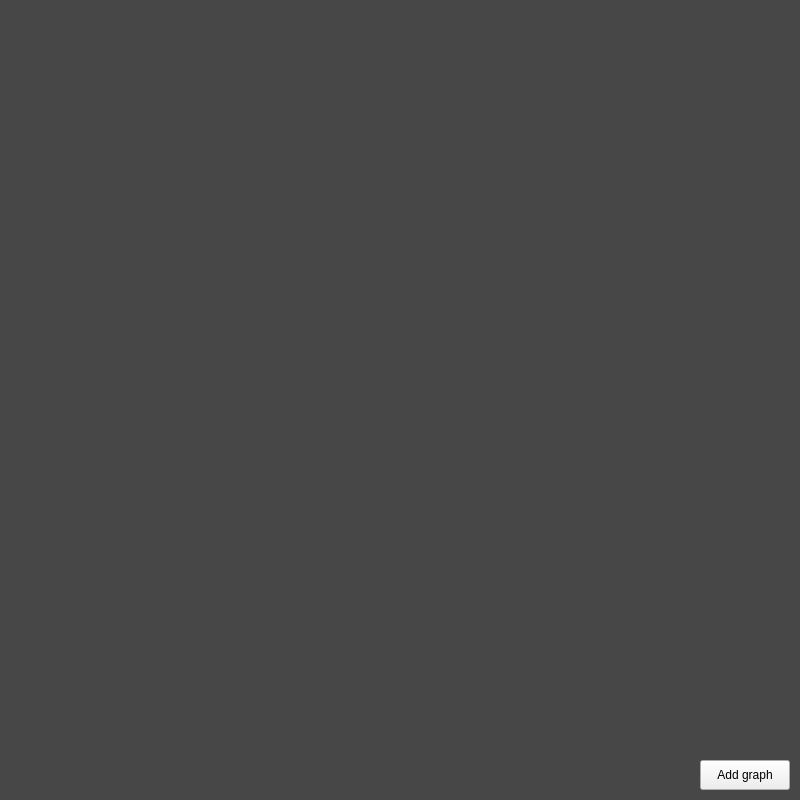
<?xml version="1.0" encoding="UTF-8"?>
<ui version="4.0">
 <class>View</class>
 <widget class="QMainWindow" name="View">
  <property name="geometry">
   <rect>
    <x>0</x>
    <y>0</y>
    <width>800</width>
    <height>800</height>
   </rect>
  </property>
  <property name="windowTitle">
   <string>StockCharts (by Burshlat)</string>
  </property>
  <property name="styleSheet">
   <string notr="true">QMainWindow {
	background-color : #464746;
}</string>
  </property>
  <widget class="QWidget" name="centralwidget">
   <widget class="QPushButton" name="btnAddGraph">
    <property name="geometry">
     <rect>
      <x>700</x>
      <y>760</y>
      <width>90</width>
      <height>30</height>
     </rect>
    </property>
    <property name="text">
     <string>Add graph</string>
    </property>
   </widget>
   <widget class="QWidget" name="verticalLayoutWidget">
    <property name="geometry">
     <rect>
      <x>0</x>
      <y>0</y>
      <width>801</width>
      <height>751</height>
     </rect>
    </property>
    <layout class="QVBoxLayout" name="vblGraphics"/>
   </widget>
  </widget>
 </widget>
 <resources/>
 <connections/>
</ui>
